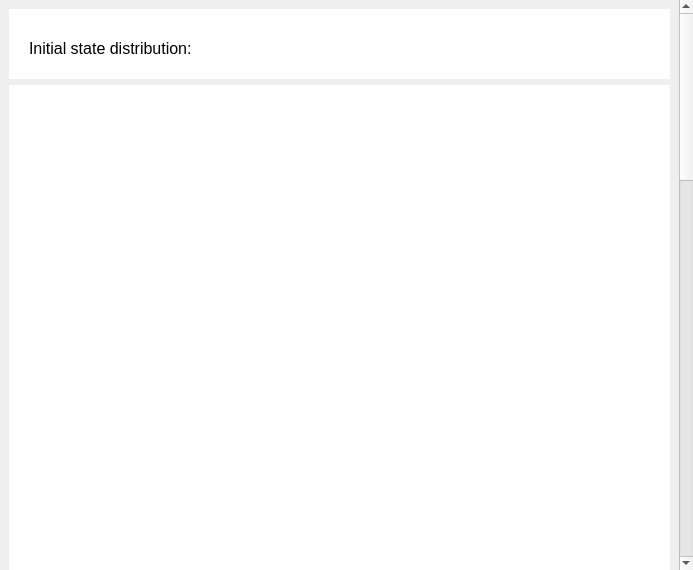
<?xml version="1.0" encoding="UTF-8"?>
<ui version="4.0">
 <class>FunctionalInput</class>
 <widget class="QScrollArea" name="FunctionalInput">
  <property name="geometry">
   <rect>
    <x>0</x>
    <y>0</y>
    <width>693</width>
    <height>570</height>
   </rect>
  </property>
  <property name="windowTitle">
   <string>ScrollArea</string>
  </property>
  <property name="styleSheet">
   <string notr="true"/>
  </property>
  <property name="frameShape">
   <enum>QFrame::NoFrame</enum>
  </property>
  <property name="frameShadow">
   <enum>QFrame::Plain</enum>
  </property>
  <property name="verticalScrollBarPolicy">
   <enum>Qt::ScrollBarAlwaysOn</enum>
  </property>
  <property name="widgetResizable">
   <bool>true</bool>
  </property>
  <widget class="QWidget" name="scrollAreaWidgetContents">
   <property name="geometry">
    <rect>
     <x>0</x>
     <y>-1297</y>
     <width>672</width>
     <height>1867</height>
    </rect>
   </property>
   <layout class="QVBoxLayout" name="verticalLayout">
    <item>
     <widget class="QWidget" name="wid_initialStateVectorTitle" native="true">
      <property name="sizePolicy">
       <sizepolicy hsizetype="Preferred" vsizetype="Fixed">
        <horstretch>0</horstretch>
        <verstretch>0</verstretch>
       </sizepolicy>
      </property>
      <property name="minimumSize">
       <size>
        <width>0</width>
        <height>70</height>
       </size>
      </property>
      <property name="styleSheet">
       <string notr="true">background-color: white</string>
      </property>
      <widget class="QLabel" name="la_initialStateVector">
       <property name="geometry">
        <rect>
         <x>20</x>
         <y>10</y>
         <width>571</width>
         <height>60</height>
        </rect>
       </property>
       <property name="minimumSize">
        <size>
         <width>0</width>
         <height>60</height>
        </size>
       </property>
       <property name="maximumSize">
        <size>
         <width>16777215</width>
         <height>60</height>
        </size>
       </property>
       <property name="font">
        <font>
         <pointsize>14</pointsize>
         <weight>75</weight>
         <bold>true</bold>
        </font>
       </property>
       <property name="text">
        <string>&lt;html&gt;&lt;head/&gt;&lt;body&gt;&lt;p&gt;&lt;span style=&quot; font-size:12pt; font-weight:400;&quot;&gt;Initial state distribution:&lt;/span&gt;&lt;/p&gt;&lt;/body&gt;&lt;/html&gt;</string>
       </property>
       <property name="scaledContents">
        <bool>false</bool>
       </property>
      </widget>
      <widget class="QWidget" name="wid_initialStateVector_2" native="true">
       <property name="geometry">
        <rect>
         <x>0</x>
         <y>77</y>
         <width>555</width>
         <height>70</height>
        </rect>
       </property>
       <property name="sizePolicy">
        <sizepolicy hsizetype="Preferred" vsizetype="Fixed">
         <horstretch>0</horstretch>
         <verstretch>0</verstretch>
        </sizepolicy>
       </property>
       <property name="minimumSize">
        <size>
         <width>0</width>
         <height>70</height>
        </size>
       </property>
       <property name="styleSheet">
        <string notr="true">background-color: white</string>
       </property>
      </widget>
     </widget>
    </item>
    <item>
     <widget class="QWidget" name="wid_initialStateVector" native="true">
      <property name="sizePolicy">
       <sizepolicy hsizetype="Preferred" vsizetype="Expanding">
        <horstretch>0</horstretch>
        <verstretch>0</verstretch>
       </sizepolicy>
      </property>
      <property name="minimumSize">
       <size>
        <width>0</width>
        <height>650</height>
       </size>
      </property>
      <property name="styleSheet">
       <string notr="true">background-color: white</string>
      </property>
      <zorder>la_initialStateVector</zorder>
     </widget>
    </item>
    <item>
     <widget class="QWidget" name="wid_factorDistributionTitel" native="true">
      <property name="sizePolicy">
       <sizepolicy hsizetype="Preferred" vsizetype="Fixed">
        <horstretch>0</horstretch>
        <verstretch>0</verstretch>
       </sizepolicy>
      </property>
      <property name="minimumSize">
       <size>
        <width>0</width>
        <height>70</height>
       </size>
      </property>
      <property name="styleSheet">
       <string notr="true">background-color: white</string>
      </property>
      <widget class="QLabel" name="la_factorDistribution">
       <property name="geometry">
        <rect>
         <x>20</x>
         <y>10</y>
         <width>571</width>
         <height>60</height>
        </rect>
       </property>
       <property name="minimumSize">
        <size>
         <width>0</width>
         <height>60</height>
        </size>
       </property>
       <property name="maximumSize">
        <size>
         <width>16777215</width>
         <height>60</height>
        </size>
       </property>
       <property name="font">
        <font>
         <pointsize>14</pointsize>
         <weight>75</weight>
         <bold>true</bold>
        </font>
       </property>
       <property name="text">
        <string>&lt;html&gt;&lt;head/&gt;&lt;body&gt;&lt;p&gt;&lt;span style=&quot; font-size:12pt; font-weight:400;&quot;&gt;Factor distribution:&lt;/span&gt;&lt;/p&gt;&lt;/body&gt;&lt;/html&gt;</string>
       </property>
       <property name="scaledContents">
        <bool>false</bool>
       </property>
      </widget>
     </widget>
    </item>
    <item>
     <widget class="QWidget" name="wid_factorDistribution" native="true">
      <property name="sizePolicy">
       <sizepolicy hsizetype="Preferred" vsizetype="Expanding">
        <horstretch>0</horstretch>
        <verstretch>0</verstretch>
       </sizepolicy>
      </property>
      <property name="minimumSize">
       <size>
        <width>0</width>
        <height>650</height>
       </size>
      </property>
      <property name="styleSheet">
       <string notr="true">background-color: white</string>
      </property>
     </widget>
    </item>
    <item>
     <widget class="QWidget" name="wid_transitionFunctions" native="true">
      <property name="sizePolicy">
       <sizepolicy hsizetype="Preferred" vsizetype="Fixed">
        <horstretch>0</horstretch>
        <verstretch>0</verstretch>
       </sizepolicy>
      </property>
      <property name="minimumSize">
       <size>
        <width>0</width>
        <height>70</height>
       </size>
      </property>
      <property name="styleSheet">
       <string notr="true">background-color: white</string>
      </property>
      <widget class="QLabel" name="la_transitionFunctions">
       <property name="geometry">
        <rect>
         <x>20</x>
         <y>10</y>
         <width>571</width>
         <height>60</height>
        </rect>
       </property>
       <property name="minimumSize">
        <size>
         <width>0</width>
         <height>60</height>
        </size>
       </property>
       <property name="maximumSize">
        <size>
         <width>16777215</width>
         <height>60</height>
        </size>
       </property>
       <property name="font">
        <font>
         <pointsize>14</pointsize>
         <weight>75</weight>
         <bold>true</bold>
        </font>
       </property>
       <property name="text">
        <string>&lt;html&gt;&lt;head/&gt;&lt;body&gt;&lt;p&gt;&lt;span style=&quot; font-size:12pt; font-weight:400;&quot;&gt;Transition functions:&lt;/span&gt;&lt;/p&gt;&lt;/body&gt;&lt;/html&gt;</string>
       </property>
       <property name="scaledContents">
        <bool>false</bool>
       </property>
      </widget>
     </widget>
    </item>
    <item>
     <widget class="QWidget" name="wid_transitionFunction" native="true">
      <property name="sizePolicy">
       <sizepolicy hsizetype="Preferred" vsizetype="Expanding">
        <horstretch>0</horstretch>
        <verstretch>0</verstretch>
       </sizepolicy>
      </property>
      <property name="minimumSize">
       <size>
        <width>0</width>
        <height>300</height>
       </size>
      </property>
      <property name="styleSheet">
       <string notr="true">background-color: white</string>
      </property>
     </widget>
    </item>
   </layout>
   <zorder>wid_initialStateVectorTitle</zorder>
   <zorder>wid_initialStateVector</zorder>
   <zorder>la_factorDistribution</zorder>
   <zorder>wid_factorDistribution</zorder>
   <zorder>wid_factorDistributionTitel</zorder>
   <zorder>wid_factorDistribution</zorder>
   <zorder>wid_transitionFunctions</zorder>
   <zorder>wid_transitionFunction</zorder>
  </widget>
 </widget>
 <resources/>
 <connections/>
</ui>
